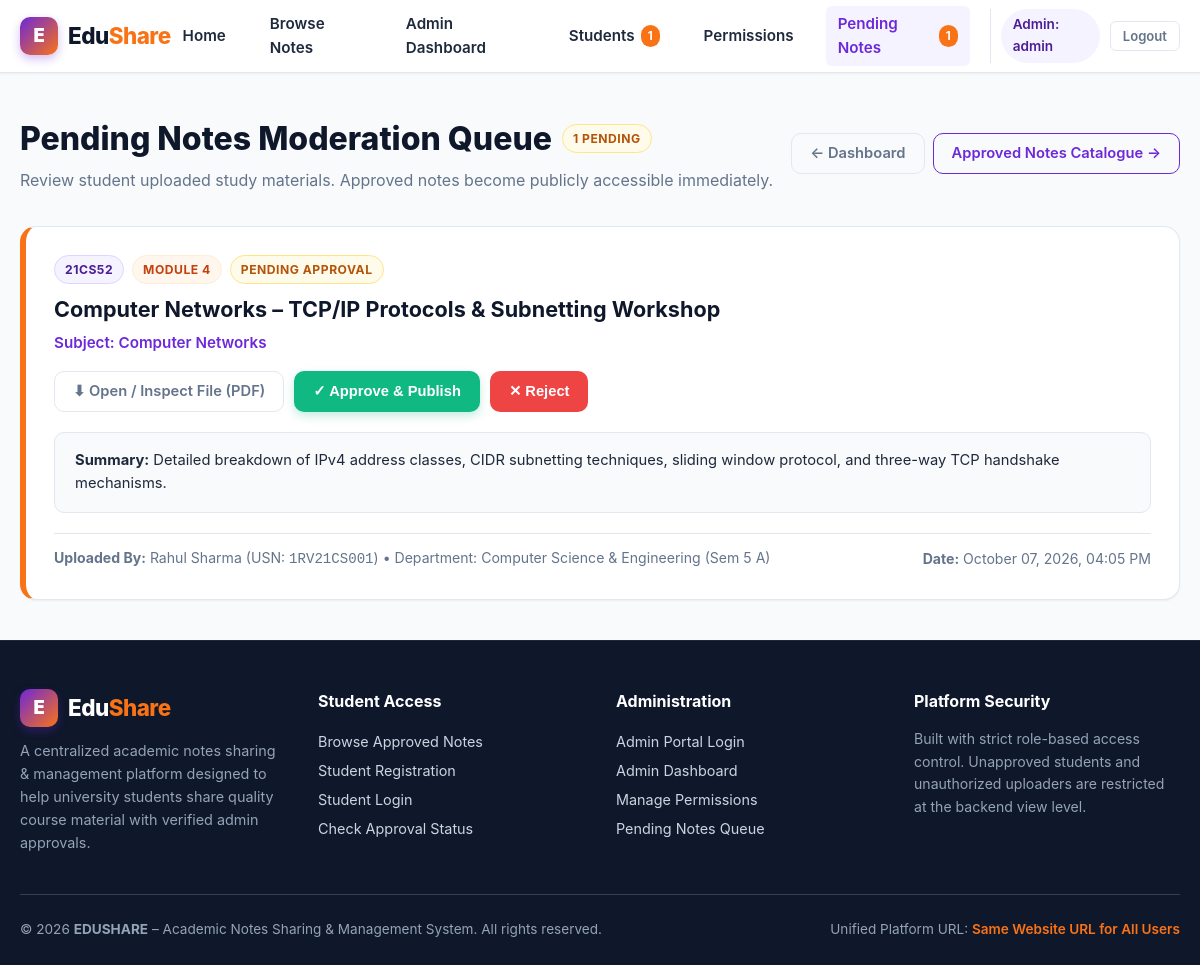
The app's page /admin-portal/notes/pending/ (signed in) with its own data.
### core/models.py (models this page shows, shortened)
class Note(models.Model):
    STATUS_CHOICES = (
        ('PENDING', 'Pending'),
        ('APPROVED', 'Approved'),
        ('REJECTED', 'Rejected'),
    )
    title = models.CharField(max_length=255, help_text="Note Title")
    subject = models.CharField(max_length=150, db_index=True, help_text="Subject / Course Name")
    course_id = models.CharField(max_length=50, db_index=True, help_text="Course ID / Subject Code (e.g. CS501)")
    module = models.CharField(max_length=50, db_index=True, help_text="Module (e.g. Module 1, Module 2)")
    description = models.TextField(blank=True, help_text="Detailed summary of notes content")
    file = models.FileField(upload_to='notes_files/', help_text="Uploaded notes document")
    uploaded_by = models.ForeignKey(Student, on_delete=models.CASCADE, related_name='notes')
    status = models.CharField(max_length=20, choices=STATUS_CHOICES, default='PENDING', db_index=True)
    rejection_reason = models.TextField(blank=True, null=True, help_text="Feedback if note was rejected")
    uploaded_at = models.DateTimeField(auto_now_add=True)
    updated_at = models.DateTimeField(auto_now=True)
    downloads_count = models.PositiveIntegerField(default=0)
    class Meta:
        ordering = ['-uploaded_at']
        verbose_name = 'Academic Note'
        verbose_name_plural = 'Academic Notes'
    @property
    def file_extension(self):
        if self.file:
            _, ext = os.path.splitext(self.file.name)
            return ext.replace('.', '').upper()
        return 'FILE'

class Student(models.Model):
    APPROVAL_CHOICES = (
        ('PENDING', 'Pending'),
        ('APPROVED', 'Approved'),
        ('REJECTED', 'Rejected'),
    )
    user = models.OneToOneField(User, on_delete=models.CASCADE, related_name='student_profile')
    name = models.CharField(max_length=150, help_text="Full Name of the Student")
    usn = models.CharField(max_length=30, unique=True, db_index=True, help_text="University Seat Number")
    branch = models.CharField(max_length=100, help_text="Engineering/Academic Branch")
    semester = models.IntegerField(help_text="Current Semester (e.g. 1-8)")
    section = models.CharField(max_length=10, help_text="Section (e.g. A, B, C)")
    approval_status = models.CharField(max_length=20, choices=APPROVAL_CHOICES, default='PENDING', db_index=True)
    upload_permission = models.BooleanField(default=False, help_text="Explicit admin permission to upload notes")
    rejection_reason = models.TextField(blank=True, null=True, help_text="Reason if student registration was rejected")
    created_at = models.DateTimeField(auto_now_add=True)
    updated_at = models.DateTimeField(auto_now=True)
    class Meta:
        ordering = ['-created_at']
        verbose_name = 'Student'
        verbose_name_plural = 'Students'

### core/views.py (the view)
# urls.py: path('admin-portal/notes/pending/', views.admin_pending_notes, name='admin_pending_notes'),
@admin_required
def admin_pending_notes(request):
    notes = Note.objects.filter(status='PENDING').select_related('uploaded_by').order_by('-uploaded_at')
    return render(request, 'core/admin_pending_notes.html', {'notes': notes})

### core/context_processors.py (called while the page is built, shortened)
def edushare_context(request):
    context = {
        'current_student': None,
        'is_student': False,
        'is_admin': False,
        'pending_students_count': 0,
        'pending_notes_count': 0,
        'total_approved_notes_count': 0,
    }
    if request.user.is_authenticated:
        if request.user.is_staff or request.user.is_superuser:
            context['is_admin'] = True
            context['pending_students_count'] = Student.objects.filter(approval_status='PENDING').count()
            context['pending_notes_count'] = Note.objects.filter(status='PENDING').count()
    context['total_approved_notes_count'] = Note.objects.filter(status='APPROVED').count()
    return context

### templates/core/admin_pending_notes.html (shortened to what this page needs)
{% extends 'base.html' %}
{% block content %}
<div class="container">
  <div style="display: flex; justify-content: space-between; align-items: center; margin-bottom: 2rem; flex-wrap: wrap; gap: 1rem;">
    <div>
      <div style="display: flex; align-items: center; gap: 10px;">
        <h1 style="font-size: 2rem; font-weight: 800; color: var(--dark); margin: 0;">
          Pending Notes Moderation Queue
        </h1>
        <span class="badge badge-pending">{{ notes|length }} PENDING</span>
      </div>
      <p style="color: var(--text-muted); font-size: 1rem; margin-top: 4px;">
        Review student uploaded study materials. Approved notes become publicly accessible immediately.
      </p>
    </div>
    <div style="display: flex; gap: 8px;">
      <a href="{% url 'admin_dashboard' %}" class="btn btn-outline-secondary">&larr; Dashboard</a>
      <a href="{% url 'admin_approved_notes' %}" class="btn btn-outline-primary">Approved Notes Catalogue &rarr;</a>
    </div>
  </div>
  {% if notes %}
    <div style="display: flex; flex-direction: column; gap: 1.5rem;">
      {% for note in notes %}
        <div class="card" style="border-left: 6px solid var(--accent); padding: 1.75rem;">
          <div style="display: flex; justify-content: space-between; align-items: flex-start; flex-wrap: wrap; gap: 1rem; margin-bottom: 1.25rem;">
            <div>
              <div style="display: flex; gap: 8px; margin-bottom: 0.5rem;">
                <span class="badge badge-purple">{{ note.course_id }}</span>
                <span class="badge badge-orange">{{ note.module }}</span>
                <span class="badge badge-pending">PENDING APPROVAL</span>
              </div>
              <h2 style="font-size: 1.35rem; font-weight: 700; color: var(--dark); margin: 0 0 4px 0;">
                {{ note.title }}
              </h2>
              <div style="font-size: 0.95rem; font-weight: 600; color: var(--primary);">
                Subject: {{ note.subject }}
              </div>
            </div>
            <div style="display: flex; gap: 10px; align-items: center;">
              <a href="{% url 'download_note' note.id %}" class="btn btn-outline-secondary" target="_blank">
                ⬇ Open / Inspect File ({{ note.file_extension }})
              </a>
              <form method="POST" action="{% url 'admin_note_action' note.id 'approve' %}">
                <button type="submit" class="btn btn-success" style="box-shadow: 0 4px 10px rgba(16, 185, 129, 0.25);">
                  ✓ Approve & Publish
                </button>
              </form>
              <button type="button" class="btn btn-danger"
                      onclick="openRejectModal('{% url 'admin_note_action' note.id 'reject' %}', '{{ note.title }}', 'Note')">
                ✕ Reject
              </button>
            </div>
          </div>
          <div style="background: var(--bg-body); border-radius: var(--radius-md); padding: 1rem 1.25rem; margin-bottom: 1.25rem; font-size: 0.92rem; color: var(--text-main); line-height: 1.6; border: 1px solid var(--border-color);">
            <strong>Summary:</strong> {{ note.description }}
          </div>
          <div style="display: flex; justify-content: space-between; align-items: center; font-size: 0.88rem; color: var(--text-muted); border-top: 1px solid var(--border-color); padding-top: 0.85rem; flex-wrap: wrap; gap: 10px;">
            <div>
              <strong>Uploaded By:</strong> {{ note.uploaded_by.name }} (USN: <code>{{ note.uploaded_by.usn }}</code>) &bull;
              Department: {{ note.uploaded_by.branch }} (Sem {{ note.uploaded_by.semester }} {{ note.uploaded_by.section }})
            </div>
            <div>
              <strong>Date:</strong> {{ note.uploaded_at|date:"F d, Y, h:i A" }}
            </div>
          </div>
        </div>
      {% endfor %}
    </div>
  {% endif %}
</div>
{% endblock %}

### templates/base.html (shortened to what this page needs)
{% load static %}
<!DOCTYPE html>
<html lang="en">
<head>
  <link rel="stylesheet" href="{% static 'css/edushare.css' %}">
</head>
<body>
  <header class="navbar">
    <div class="container navbar-inner">
      <a href="{% url 'home' %}" class="brand">
        <div class="brand-icon">E</div>
        <div class="brand-text">Edu<span>Share</span></div>
      </a>
      <ul class="nav-links" id="navLinks">
        <li class="nav-item {% if request.resolver_match.url_name == 'home' %}active{% endif %}">
          <a href="{% url 'home' %}">Home</a>
        </li>
        <li class="nav-item {% if request.resolver_match.url_name == 'browse_notes' %}active{% endif %}">
          <a href="{% url 'browse_notes' %}">Browse Notes</a>
        </li>
        {% if is_admin %}
          <li class="nav-item {% if request.resolver_match.url_name == 'admin_dashboard' %}active{% endif %}">
            <a href="{% url 'admin_dashboard' %}">Admin Dashboard</a>
          </li>
          <li class="nav-item {% if request.resolver_match.url_name == 'admin_manage_students' %}active{% endif %}">
            <a href="{% url 'admin_manage_students' %}">
              Students
              {% if pending_students_count > 0 %}
                <span class="nav-badge">{{ pending_students_count }}</span>
              {% endif %}
            </a>
          </li>
          <li class="nav-item {% if request.resolver_match.url_name == 'admin_upload_permissions' %}active{% endif %}">
            <a href="{% url 'admin_upload_permissions' %}">Permissions</a>
          </li>
          <li class="nav-item {% if request.resolver_match.url_name == 'admin_pending_notes' %}active{% endif %}">
            <a href="{% url 'admin_pending_notes' %}">
              Pending Notes
              {% if pending_notes_count > 0 %}
                <span class="nav-badge">{{ pending_notes_count }}</span>
              {% endif %}
            </a>
          </li>
          <li class="nav-user">
            <span class="nav-user-tag">Admin: {{ request.user.username }}</span>
            <a href="{% url 'logout' %}" class="btn btn-sm btn-outline-secondary">Logout</a>
          </li>
        {% endif %}
      </ul>
    </div>
  </header>
  <main>
    {% block content %}{% endblock %}
  </main>
  <footer class="footer">
    <div class="container">
      <div style="display: grid; grid-template-columns: repeat(auto-fit, minmax(220px, 1fr)); gap: 2rem; margin-bottom: 2rem;">
        <div>
          <div class="brand" style="color: white; margin-bottom: 0.75rem;">
            <div class="brand-icon">E</div>
            <div>Edu<span style="color: var(--accent);">Share</span></div>
          </div>
          <p style="font-size: 0.9rem; line-height: 1.6;">
            A centralized academic notes sharing & management platform designed to help university students share quality course material with verified admin approvals.
          </p>
        </div>
        <div>
          <h4 style="color: white; font-size: 1rem; margin-bottom: 0.85rem;">Student Access</h4>
          <ul style="list-style: none; font-size: 0.9rem; line-height: 2;">
            <li><a href="{% url 'browse_notes' %}">Browse Approved Notes</a></li>
            <li><a href="{% url 'student_register' %}">Student Registration</a></li>
            <li><a href="{% url 'student_login' %}">Student Login</a></li>
            <li><a href="{% url 'waiting_approval' %}">Check Approval Status</a></li>
          </ul>
        </div>
        <div>
          <h4 style="color: white; font-size: 1rem; margin-bottom: 0.85rem;">Administration</h4>
          <ul style="list-style: none; font-size: 0.9rem; line-height: 2;">
            <li><a href="{% url 'admin_login' %}">Admin Portal Login</a></li>
            <li><a href="{% url 'admin_dashboard' %}">Admin Dashboard</a></li>
            <li><a href="{% url 'admin_upload_permissions' %}">Manage Permissions</a></li>
            <li><a href="{% url 'admin_pending_notes' %}">Pending Notes Queue</a></li>
          </ul>
        </div>
        <div>
          <h4 style="color: white; font-size: 1rem; margin-bottom: 0.85rem;">Platform Security</h4>
          <p style="font-size: 0.88rem; line-height: 1.6;">
            Built with strict role-based access control. Unapproved students and unauthorized uploaders are restricted at the backend view level.
          </p>
        </div>
      </div>
      <div class="footer-bottom">
        <div>
          &copy; 2026 <strong>EDUSHARE</strong> – Academic Notes Sharing & Management System. All rights reserved.
        </div>
        <div>
          Unified Platform URL: <span style="color: var(--accent); font-weight: 600;">Same Website URL for All Users</span>
        </div>
      </div>
    </div>
  </footer>
</body>
</html>

### records on screen
Note: course_id "21CS52", module "MODULE 4", title "Computer Networks – TCP/IP Protocols & Subnetting Workshop", subject "Computer Networks", file_extension "PDF", description "Detailed breakdown of IPv4 address classes, CIDR subnetting techniques, sliding window protocol, and three-way TCP handshake mechanisms.", uploaded_by.name "Rahul Sharma", uploaded_by.usn "1RV21CS001", uploaded_by.branch "Computer Science & Engineering", uploaded_by.semester "5", uploaded_by.section "A", uploaded_at "October 07, 2026, 04:05 PM"

### other values on screen
{{ pending_students_count }} "1"
{{ pending_notes_count }} "1"
{{ request.user.username }} "admin"
{{ notes|length }} "1"
